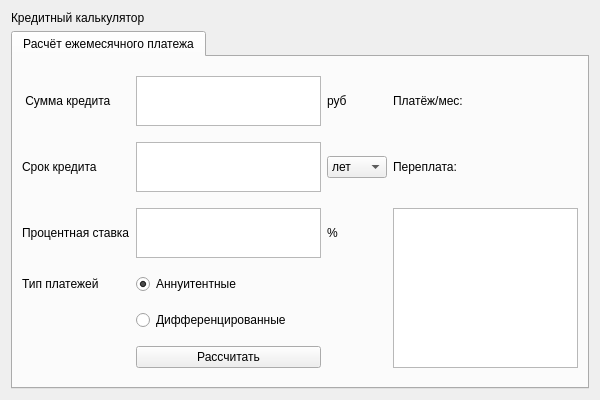
<?xml version="1.0" encoding="UTF-8"?>
<ui version="4.0">
 <class>Credit</class>
 <widget class="QWidget" name="Credit">
  <property name="geometry">
   <rect>
    <x>0</x>
    <y>0</y>
    <width>600</width>
    <height>400</height>
   </rect>
  </property>
  <property name="minimumSize">
   <size>
    <width>0</width>
    <height>300</height>
   </size>
  </property>
  <property name="windowTitle">
   <string>Form</string>
  </property>
  <layout class="QGridLayout" name="gridLayout">
   <item row="0" column="0">
    <widget class="QLabel" name="label">
     <property name="sizePolicy">
      <sizepolicy hsizetype="Preferred" vsizetype="Fixed">
       <horstretch>0</horstretch>
       <verstretch>0</verstretch>
      </sizepolicy>
     </property>
     <property name="maximumSize">
      <size>
       <width>16777215</width>
       <height>20</height>
      </size>
     </property>
     <property name="text">
      <string>Кредитный калькулятор</string>
     </property>
    </widget>
   </item>
   <item row="1" column="0">
    <widget class="QTabWidget" name="tabWidget">
     <property name="currentIndex">
      <number>0</number>
     </property>
     <widget class="QWidget" name="mounth">
      <attribute name="title">
       <string>Расчёт ежемесячного платежа</string>
      </attribute>
      <layout class="QGridLayout" name="gridLayout_2">
       <item row="5" column="1">
        <widget class="QPushButton" name="pBcreditcalculate">
         <property name="text">
          <string>Рассчитать</string>
         </property>
        </widget>
       </item>
       <item row="1" column="2">
        <widget class="QComboBox" name="cBtime_type">
         <property name="minimumSize">
          <size>
           <width>60</width>
           <height>20</height>
          </size>
         </property>
         <item>
          <property name="text">
           <string>лет</string>
          </property>
         </item>
         <item>
          <property name="text">
           <string>месяцев</string>
          </property>
         </item>
        </widget>
       </item>
       <item row="0" column="3">
        <widget class="QLabel" name="Lmonthpay">
         <property name="minimumSize">
          <size>
           <width>150</width>
           <height>0</height>
          </size>
         </property>
         <property name="text">
          <string>Платёж/мес:</string>
         </property>
        </widget>
       </item>
       <item row="0" column="0">
        <widget class="QLabel" name="label_2">
         <property name="sizePolicy">
          <sizepolicy hsizetype="Preferred" vsizetype="Fixed">
           <horstretch>0</horstretch>
           <verstretch>0</verstretch>
          </sizepolicy>
         </property>
         <property name="text">
          <string> Сумма кредита</string>
         </property>
        </widget>
       </item>
       <item row="0" column="1">
        <widget class="QTextEdit" name="tEsum">
         <property name="sizePolicy">
          <sizepolicy hsizetype="Expanding" vsizetype="Expanding">
           <horstretch>0</horstretch>
           <verstretch>0</verstretch>
          </sizepolicy>
         </property>
         <property name="minimumSize">
          <size>
           <width>0</width>
           <height>25</height>
          </size>
         </property>
         <property name="maximumSize">
          <size>
           <width>16777215</width>
           <height>50</height>
          </size>
         </property>
         <property name="inputMethodHints">
          <set>Qt::ImhDigitsOnly</set>
         </property>
         <property name="html">
          <string>&lt;!DOCTYPE HTML PUBLIC &quot;-//W3C//DTD HTML 4.0//EN&quot; &quot;http://www.w3.org/TR/REC-html40/strict.dtd&quot;&gt;
&lt;html&gt;&lt;head&gt;&lt;meta name=&quot;qrichtext&quot; content=&quot;1&quot; /&gt;&lt;meta charset=&quot;utf-8&quot; /&gt;&lt;style type=&quot;text/css&quot;&gt;
p, li { white-space: pre-wrap; }
&lt;/style&gt;&lt;/head&gt;&lt;body style=&quot; font-family:'.AppleSystemUIFont'; font-size:13pt; font-weight:400; font-style:normal;&quot;&gt;
&lt;p style=&quot;-qt-paragraph-type:empty; margin-top:0px; margin-bottom:0px; margin-left:0px; margin-right:0px; -qt-block-indent:0; text-indent:0px;&quot;&gt;&lt;br /&gt;&lt;/p&gt;&lt;/body&gt;&lt;/html&gt;</string>
         </property>
        </widget>
       </item>
       <item row="2" column="0">
        <widget class="QLabel" name="label_6">
         <property name="sizePolicy">
          <sizepolicy hsizetype="Preferred" vsizetype="Fixed">
           <horstretch>0</horstretch>
           <verstretch>0</verstretch>
          </sizepolicy>
         </property>
         <property name="text">
          <string>Процентная ставка</string>
         </property>
        </widget>
       </item>
       <item row="3" column="0">
        <widget class="QLabel" name="label_8">
         <property name="text">
          <string>Тип платежей</string>
         </property>
        </widget>
       </item>
       <item row="1" column="0">
        <widget class="QLabel" name="label_4">
         <property name="sizePolicy">
          <sizepolicy hsizetype="Preferred" vsizetype="Fixed">
           <horstretch>0</horstretch>
           <verstretch>0</verstretch>
          </sizepolicy>
         </property>
         <property name="text">
          <string>Срок кредита</string>
         </property>
        </widget>
       </item>
       <item row="3" column="1">
        <widget class="QRadioButton" name="rBannuitent">
         <property name="text">
          <string>Аннуитентные</string>
         </property>
         <property name="checked">
          <bool>true</bool>
         </property>
        </widget>
       </item>
       <item row="1" column="3">
        <widget class="QLabel" name="Loverpay">
         <property name="text">
          <string>Переплата:</string>
         </property>
        </widget>
       </item>
       <item row="2" column="3" rowspan="4">
        <widget class="QTextEdit" name="tEmonth"/>
       </item>
       <item row="0" column="2">
        <widget class="QLabel" name="label_3">
         <property name="sizePolicy">
          <sizepolicy hsizetype="Preferred" vsizetype="Fixed">
           <horstretch>0</horstretch>
           <verstretch>0</verstretch>
          </sizepolicy>
         </property>
         <property name="text">
          <string>руб</string>
         </property>
        </widget>
       </item>
       <item row="2" column="2">
        <widget class="QLabel" name="label_7">
         <property name="sizePolicy">
          <sizepolicy hsizetype="Preferred" vsizetype="Fixed">
           <horstretch>0</horstretch>
           <verstretch>0</verstretch>
          </sizepolicy>
         </property>
         <property name="text">
          <string>%</string>
         </property>
        </widget>
       </item>
       <item row="2" column="1">
        <widget class="QTextEdit" name="tEpercent">
         <property name="sizePolicy">
          <sizepolicy hsizetype="Expanding" vsizetype="Expanding">
           <horstretch>0</horstretch>
           <verstretch>0</verstretch>
          </sizepolicy>
         </property>
         <property name="minimumSize">
          <size>
           <width>0</width>
           <height>25</height>
          </size>
         </property>
         <property name="maximumSize">
          <size>
           <width>16777215</width>
           <height>50</height>
          </size>
         </property>
         <property name="inputMethodHints">
          <set>Qt::ImhDigitsOnly</set>
         </property>
        </widget>
       </item>
       <item row="4" column="1">
        <widget class="QRadioButton" name="rBdiffer">
         <property name="text">
          <string>Дифференцированные</string>
         </property>
        </widget>
       </item>
       <item row="1" column="1">
        <widget class="QTextEdit" name="tEtime">
         <property name="sizePolicy">
          <sizepolicy hsizetype="Expanding" vsizetype="Expanding">
           <horstretch>0</horstretch>
           <verstretch>0</verstretch>
          </sizepolicy>
         </property>
         <property name="minimumSize">
          <size>
           <width>0</width>
           <height>25</height>
          </size>
         </property>
         <property name="maximumSize">
          <size>
           <width>16777215</width>
           <height>50</height>
          </size>
         </property>
         <property name="inputMethodHints">
          <set>Qt::ImhDigitsOnly</set>
         </property>
        </widget>
       </item>
      </layout>
     </widget>
    </widget>
   </item>
  </layout>
 </widget>
 <resources/>
 <connections/>
</ui>
